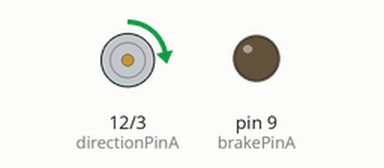
This sketch was run on a simulated Arduino Uno, built with avr-gcc and run on an emulated ATmega328P. Parts: direction and speed pins drawn as motors (green arrow = direction pin HIGH = forward, orange = LOW = backward, longer = more drive), output pins drawn as LEDs (lit = HIGH).

Above: at 1.0 s.
At 5.0 s:
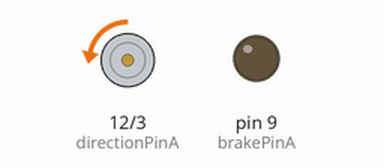
At 7.0 s:
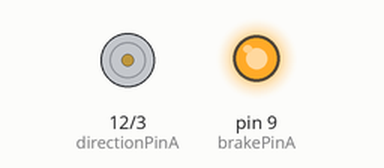
Timing chart, 0 to 10.4 s (numbered marks = the images above):
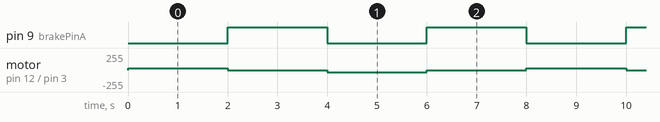

Measured:
- by itself, pin 9 (brakePinA): alternates HIGH for 2.0 s and LOW for 2.0 s
- by itself, motor on pin 12 (directionPinA) / pin 3 (pwmPinA): repeats every 8.0 s: stopped 2.0 s, backward 30/255 2.0 s, stopped 2.0 s, forward 30/255 2.0 s

The sketch:

MotorShield.ino
```cpp
int directionPinA = 12;
int pwmPinA = 3;
int brakePinA = 9;

//uncomment if using channel B, and remove above definitions
//int directionPinB = 13;
//int pwmPinB = 11;
//int brakePinB = 8;

//boolean to switch direction
bool directionState;

void setup() {

//define pins
pinMode(directionPinA, OUTPUT);
pinMode(pwmPinA, OUTPUT);
pinMode(brakePinA, OUTPUT);

//pinMode(directionPinB, OUTPUT);
//pinMode(pwmPinB, OUTPUT);
//pinMode(brakePinB, OUTPUT);
}

void loop() {

//change direction every loop()
directionState = !directionState;

//write a low state to the direction pin (13)
if(directionState == false){
  digitalWrite(directionPinA, LOW);
}

//write a high state to the direction pin (13)
else{
  digitalWrite(directionPinA, HIGH);
}

//release breaks
digitalWrite(brakePinA, LOW);

//set work duty for the motor
analogWrite(pwmPinA, 30);

delay(2000);

//activate breaks
digitalWrite(brakePinA, HIGH);

//set work duty for the motor to 0 (off)
analogWrite(pwmPinA, 0);

delay(2000);
}
```
